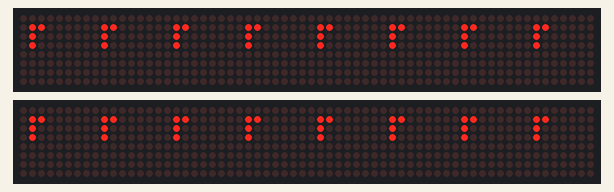
Simulated run of this sketch. Board: Arduino Uno, built with avr-gcc and run on an emulated ATmega328P. Shown: 2 × 64×8 LED matrix.

Above: at 0.2 s.

The sketch:

led_8x8_calibrate.ino
```cpp
#include "LedControl.h"

//data, clock, chip select
LedControl lc1=LedControl(11,13,12,8);
LedControl lc2=LedControl(5,7,6,8);

void setup() {

  for(int index=0;index<lc1.getDeviceCount();index++) {
    lc1.shutdown(index,false);
    lc1.clearDisplay(index);
    lc1.setIntensity(index,1);
  }

  for(int index=0;index<lc2.getDeviceCount();index++) {
    lc2.shutdown(index,false);
    lc2.clearDisplay(index);
    lc2.setIntensity(index,1);
  }

}

void loop() {

  // x,y

  for(int index=0;index<lc1.getDeviceCount();index++) {
    lc1.setLed(index,1,1,true);
    lc1.setLed(index,1,2,true);
    lc1.setLed(index,2,1,true);
    lc1.setLed(index,3,1,true);
  }

  for(int index=0;index<lc2.getDeviceCount();index++) {
    lc2.setLed(index,1,1,true);
    lc2.setLed(index,1,2,true);
    lc2.setLed(index,2,1,true);
    lc2.setLed(index,3,1,true);
  }

}
```
